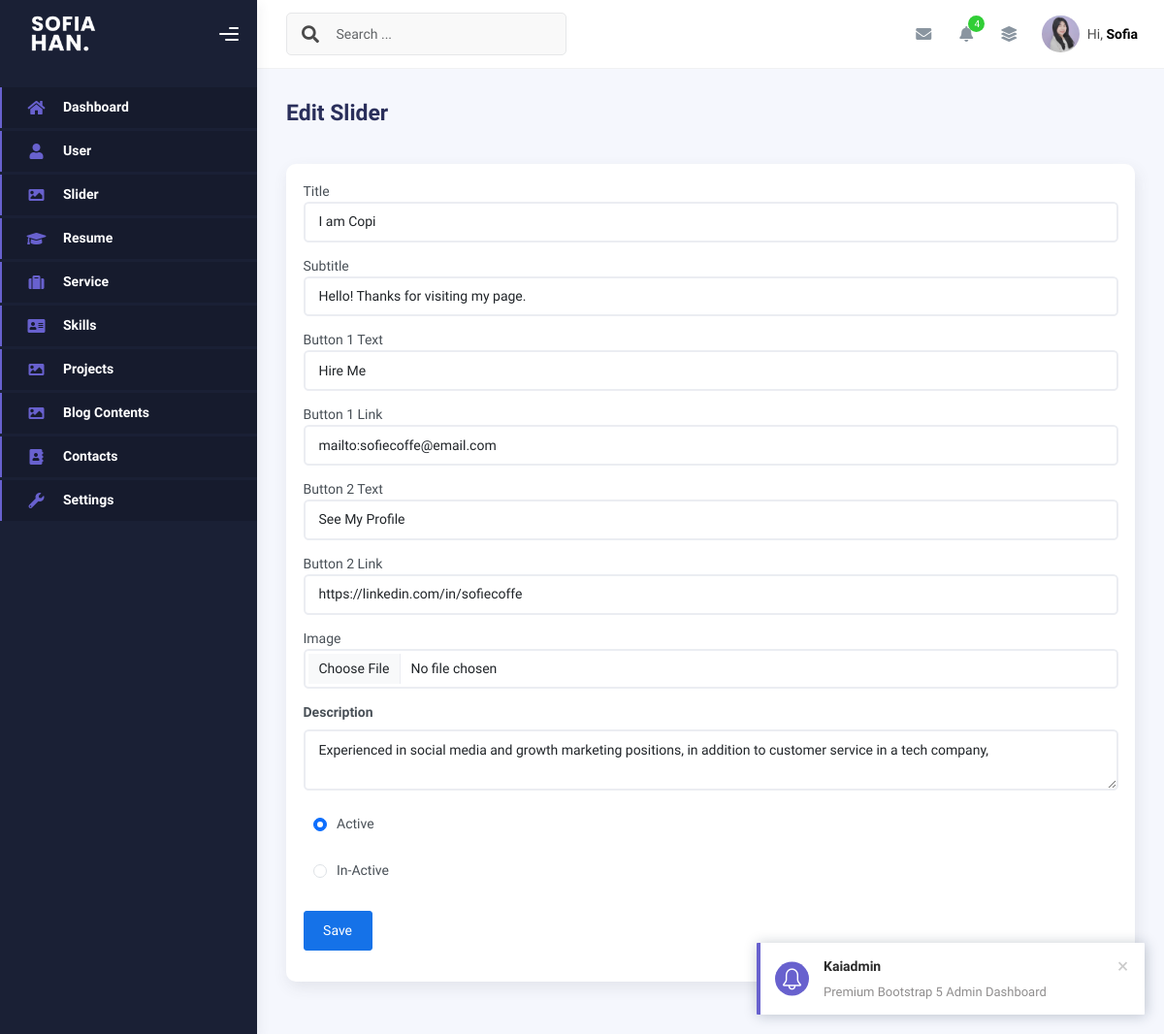
/admin/create-slider.php?edit=30, run on an earlier commit of the app's database.
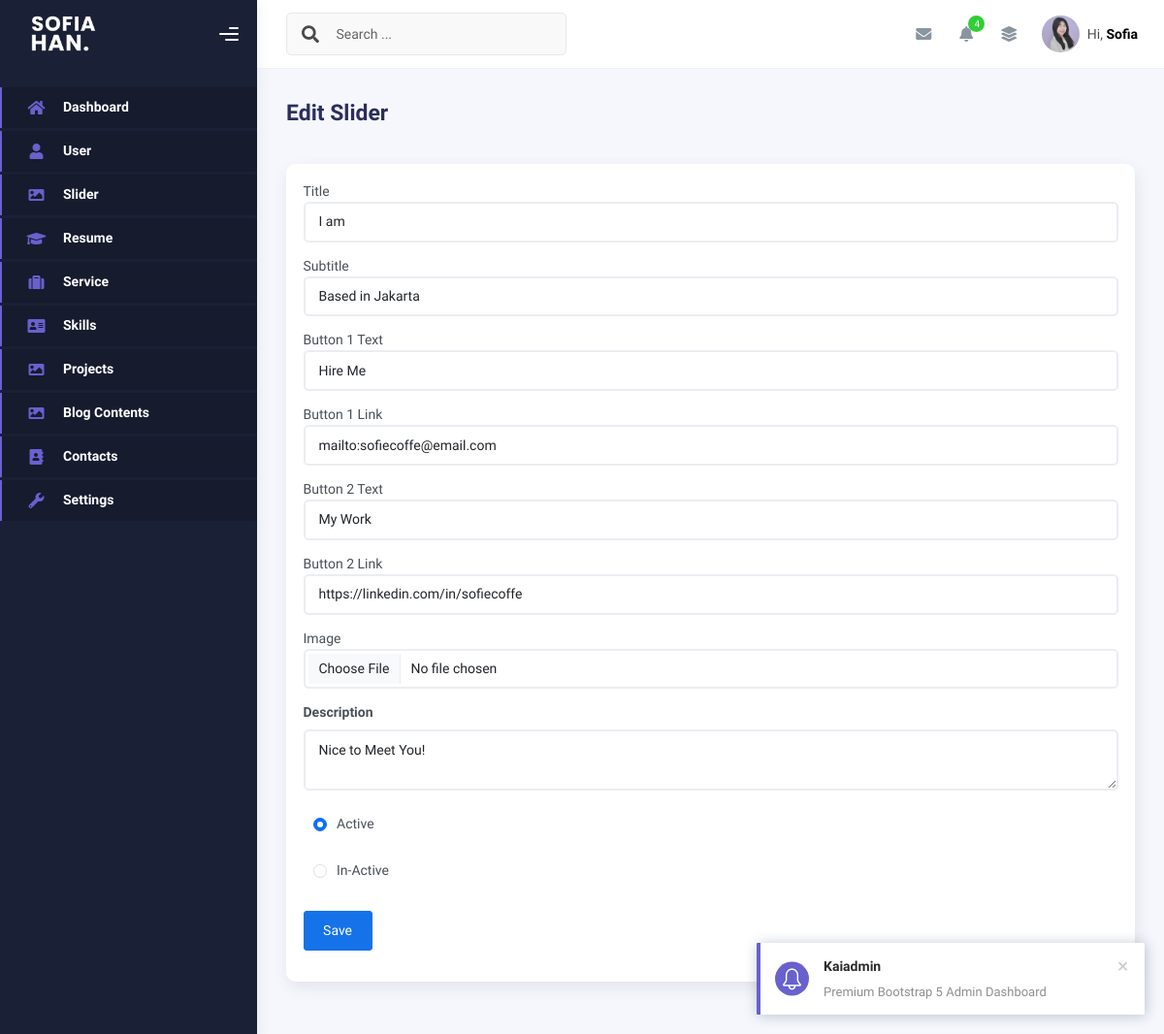
And on a later commit of the database.
### tables this page shows
CREATE TABLE `sliders` (
  `id` int(11) NOT NULL,
  `title` varchar(50) NOT NULL,
  `subtitle` varchar(50) NOT NULL,
  `description` text DEFAULT NULL,
  `button1_text` varchar(30) NOT NULL,
  `button1_link` varchar(50) NOT NULL,
  `button2_text` varchar(30) NOT NULL,
  `button2_link` varchar(50) NOT NULL,
  `image` varchar(100) NOT NULL,
  `is_active` tinyint(1) NOT NULL DEFAULT 1,
  `created_at` timestamp NOT NULL DEFAULT current_timestamp(),
  `updated_at` timestamp NULL DEFAULT NULL ON UPDATE current_timestamp()
);

### admin/create-slider.php (the view, shortened to what the changed rows need)
<?php
include "config/koneksi.php";
$id = isset($_GET['edit']) ? $_GET['edit'] : '';
$query = mysqli_query($conn, "SELECT * FROM sliders WHERE id = '$id'");
$row = mysqli_fetch_assoc($query);
?>
<!DOCTYPE html>
<html lang="en">
<head>
    <?php
    include "inc/css.php";
    ?>
</head>
<body>
    <div class="wrapper">
        <div class="main-panel">
            <div class="container">
                <div class="page-inner">
                    <div class="row">
                        <div class="col-sm-6 col-md-12">
                            <div class="card">
                                <div class="card-body">
                                    <form action="" method="post" enctype="multipart/form-data">
                                        <div class="mb-3">
                                            <label for="" class="form-tabel">Title</label>
                                            <input type="text" class="form-control" name="title"
                                                placeholder="Enter title" required
                                                value="<?php echo ($id) ? $row['title'] : '' ?>">
                                        </div>
                                        <div class="mb-3">
                                            <label for="" class="form-tabel">Subtitle</label>
                                            <input type="text" class="form-control" name="subtitle"
                                                placeholder="Enter subtitle" required
                                                value="<?php echo ($id) ? $row['subtitle'] : '' ?>">
                                        </div>
                                        <div class="mb-3">
                                            <label for="" class="form-tabel">Button 1 Text</label>
                                            <input type="text" class="form-control" name="button1_text"
                                                placeholder="Enter button 1 text" required
                                                value="<?php echo ($id) ? $row['button1_text'] : '' ?>">
                                        </div>
                                        <div class="mb-3">
                                            <label for="" class="form-tabel">Button 1 Link</label>
                                            <input type="url" class="form-control" name="button1_link"
                                                placeholder="Enter button 1 link" required
                                                value="<?php echo ($id) ? $row['button1_link'] : '' ?>">
                                        </div>
                                        <div class="mb-3">
                                            <label for="" class="form-tabel">Button 2 Text</label>
                                            <input type="text" class="form-control" name="button2_text"
                                                placeholder="Enter button 2 text" required
                                                value="<?php echo ($id) ? $row['button2_text'] : '' ?>">
                                        </div>
                                        <div class="mb-3">
                                            <label for="" class="form-tabel">Button 2 Link</label>
                                            <input type="text" class="form-control" name="button2_link"
                                                placeholder="Enter button 2 link" required
                                                value="<?php echo ($id) ? $row['button2_link'] : '' ?>">
                                        </div>
                                        <div class="mb-3">
                                            <label for="" class="form-tabel">Image</label>
                                            <input type="file" class="form-control" name="image"
                                                placeholder="Enter Image"
                                                value="<?php echo ($id) ? $row['image'] : '' ?>">
                                        </div>
                                        <div class="mb-3">
                                            <label for="" class="form-label fw-bold">Description</label>
                                            <textarea name="description" id=""
                                                class="form-control"><?php echo isset($id) && $id ? $row['description'] : '' ?></textarea>
                                        </div>
                                        <div class="mb-3">
                                            <div class="form-check">
                                                <input class="form-check-input" type="radio" name="is_active"
                                                    id="radioDefault2" value="0"
                                                    <?php echo ($id && $row['is_active'] == 1) ?  '' : 'checked' ?>>
                                                <label class="form-check-label" for="radioDefault2">
                                                    In-Active
                                                </label>
                                            </div>
                                        </div>
                                    </form>
                                </div>
                            </div>
                        </div>
                    </div>
                </div>
</body>
</html>

What changed in the data, as far as the page shows it:
changed sliders "Hire Me": title "I am Copi" → "I am"; subtitle "Hello! Thanks for visiting my page." → "Based in Jakarta"; button2_text "See My Profile" → "My Work"; description "Experienced in social media and growth marketing positions, in addition to customer service in a tech company," → "Nice to Meet You!"
